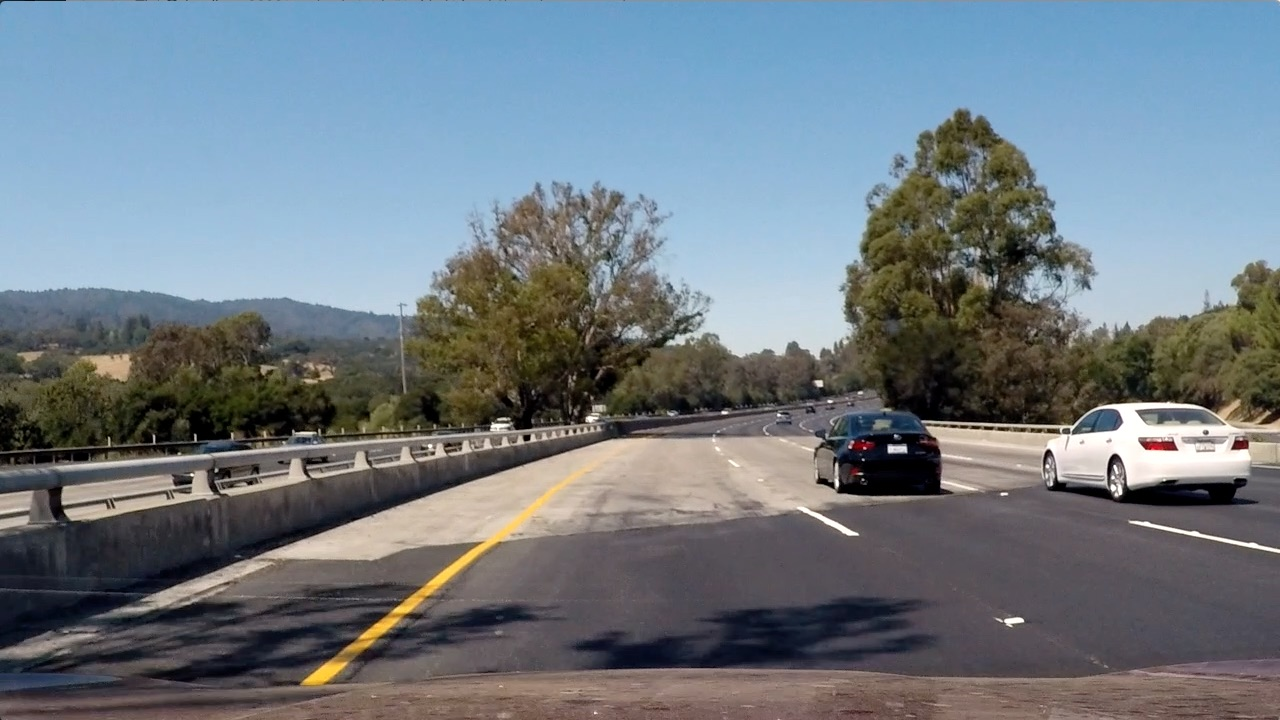
#> input picture test4.jpg, 1280 x 720 px
$ jupyter execute --allow-errors 'color and gradient.ipynb'   (older library calls are emulated)
#> lines starting #> are read from the running program, lines starting #| are printed output that depends on the picture
[cell 1]
import numpy as np
import cv2
import matplotlib.pyplot as plt
import matplotlib.image as mpimg

[cell 2]
# Edit this function to create your own pipeline.
def pipeline(img, s_thresh=(170, 255), sx_thresh=(20, 100)):
    img = np.copy(img)
    # Convert to HLS color space and separate the V channel
    hls = cv2.cvtColor(img, cv2.COLOR_RGB2HLS)
    l_channel = hls[:,:,1]
    s_channel = hls[:,:,2]
    # Sobel x
    sobelx = cv2.Sobel(l_channel, cv2.CV_64F, 1, 0) # Take the derivative in x
    abs_sobelx = np.absolute(sobelx) # Absolute x derivative to accentuate lines away from horizontal
    scaled_sobel = np.uint8(255*abs_sobelx/np.max(abs_sobelx))

    # Threshold x gradient
    sxbinary = np.zeros_like(scaled_sobel)
    sxbinary[(scaled_sobel >= sx_thresh[0]) & (scaled_sobel <= sx_thresh[1])] = 1

    # Threshold color channel
    s_binary = np.zeros_like(s_channel)
    s_binary[(s_channel >= s_thresh[0]) & (s_channel <= s_thresh[1])] = 1
    # Stack each channel
    color_binary = np.dstack(( np.zeros_like(sxbinary), sxbinary, s_binary)) * 255
    return color_binary

[cell 3]
## img = np.copy(image)
# Convert to HLS color space and separate the V channel
img = mpimg.imread('test4.jpg')
#> img is the input picture: shape (720, 1280, 3); mean R, G, B 112.2, 122.7, 130.9
hls = cv2.cvtColor(img, cv2.COLOR_RGB2HLS)
#> hls: shape (720, 1280, 3); mean of channels 0, 1, 2 80.5, 121.4, 71.8
h_channel = hls[:,:,0]
l_channel = hls[:,:,1]
s_channel = hls[:,:,2]
f, axarr = plt.subplots(2, 2, figsize=(20,10))
axarr[0,0].imshow(img)
axarr[0,1].imshow(h_channel, cmap='gray')
axarr[1,0].imshow(l_channel, cmap='gray')
axarr[1,1].imshow(s_channel, cmap='gray')

[cell 4]
hsv = cv2.cvtColor(img, cv2.COLOR_RGB2HSV)
#> hsv: shape (720, 1280, 3); mean H, S, V 80.5, 71.4, 140.7
h_hsvchannel = hsv[:,:,0]
s_hsvchannel = hsv[:,:,1]
v_hsvchannel = hsv[:,:,2]
f, axarr = plt.subplots(2, 2, figsize=(20,10))
axarr[0,0].imshow(img)
axarr[0,1].imshow(h_hsvchannel, cmap='gray')
axarr[1,0].imshow(s_hsvchannel, cmap='gray')
axarr[1,1].imshow(v_hsvchannel, cmap='gray')

[cell 5]
v_hsvthresh = (220, 255)
s_thresh=(170, 255)
#sx_thresh=(20, 100)
# Threshold color channel
v_hsvbinary = np.zeros_like(v_hsvchannel)
v_hsvbinary[(v_hsvchannel >= v_hsvthresh[0]) & (v_hsvchannel <= v_hsvthresh[1])] = 1
# Threshold color channel
s_binary = np.zeros_like(s_channel)
s_binary[(s_channel >= s_thresh[0]) & (s_channel <= s_thresh[1])] = 1
# Plot the result
f, (ax1, ax2) = plt.subplots(1, 2, figsize=(24, 9))
f.tight_layout()

ax1.imshow(s_binary, cmap='gray')
ax1.set_title('s hls mask', fontsize=40)

ax2.imshow(v_hsvbinary, cmap='gray')
ax2.set_title('v hsv mask', fontsize=40)
plt.subplots_adjust(left=0., right=1, top=0.9, bottom=0.)
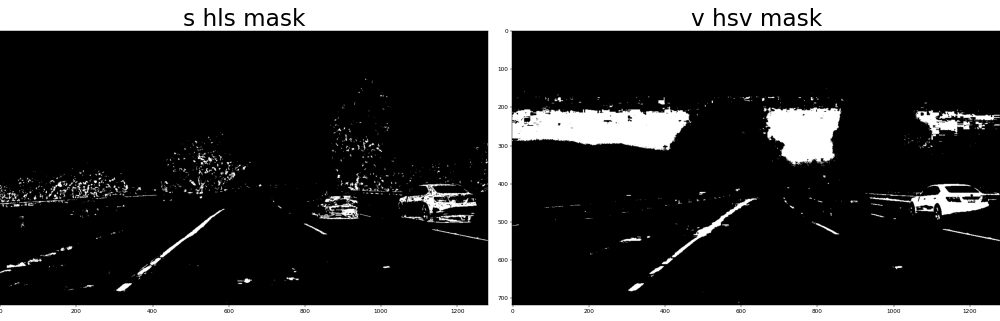
#> figure drawn by matplotlib, 2 panels

[cell 6]
# Sobel x
sobelx = cv2.Sobel(l_channel, cv2.CV_64F, 1, 0) # Take the derivative in x
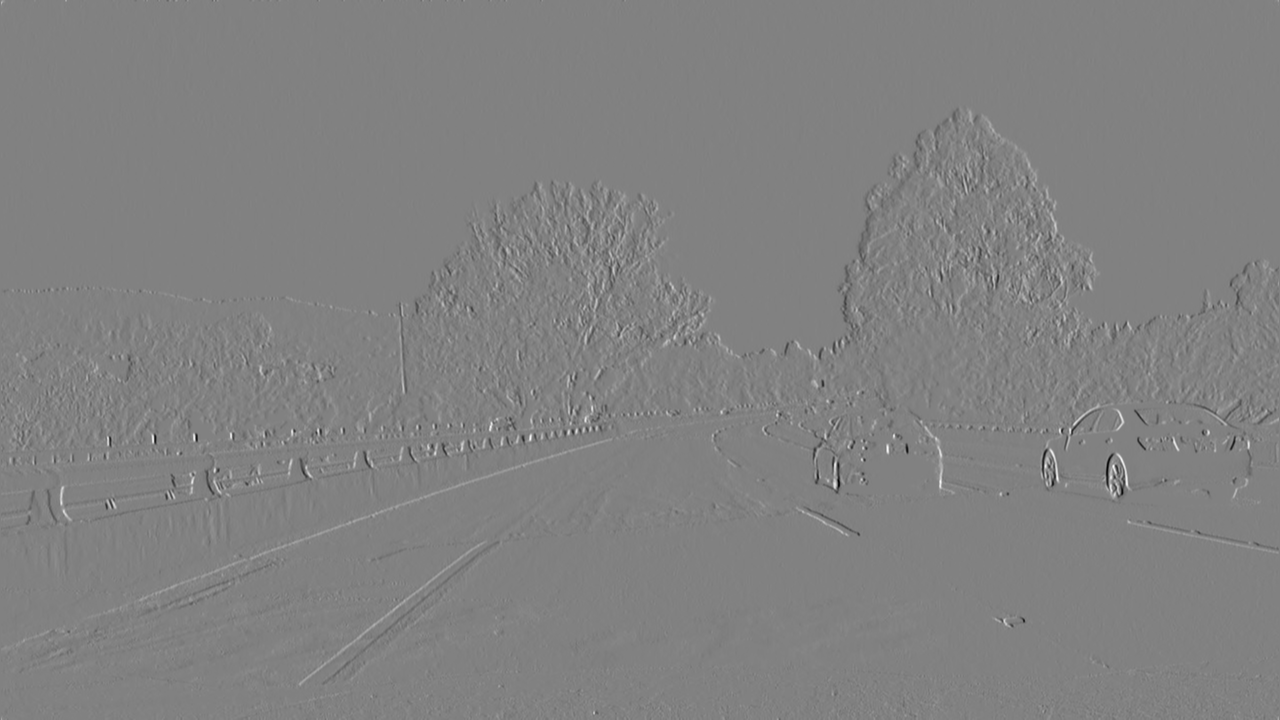
#> sobelx: shape (720, 1280) float64; min -862, max 835, mean 0.1; drawn with min black and max white
abs_sobelx = np.absolute(sobelx) # Absolute x derivative to accentuate lines away from horizontal
scaled_sobel = np.uint8(255*abs_sobelx/np.max(abs_sobelx))

# Threshold x gradient
sxbinary = np.zeros_like(scaled_sobel)
#> (the rest of this cell did not finish here and is left out)

[cell 7]
#image = mpimg.imread('bridge_shadow.jpg')
image = mpimg.imread('test1.jpg')
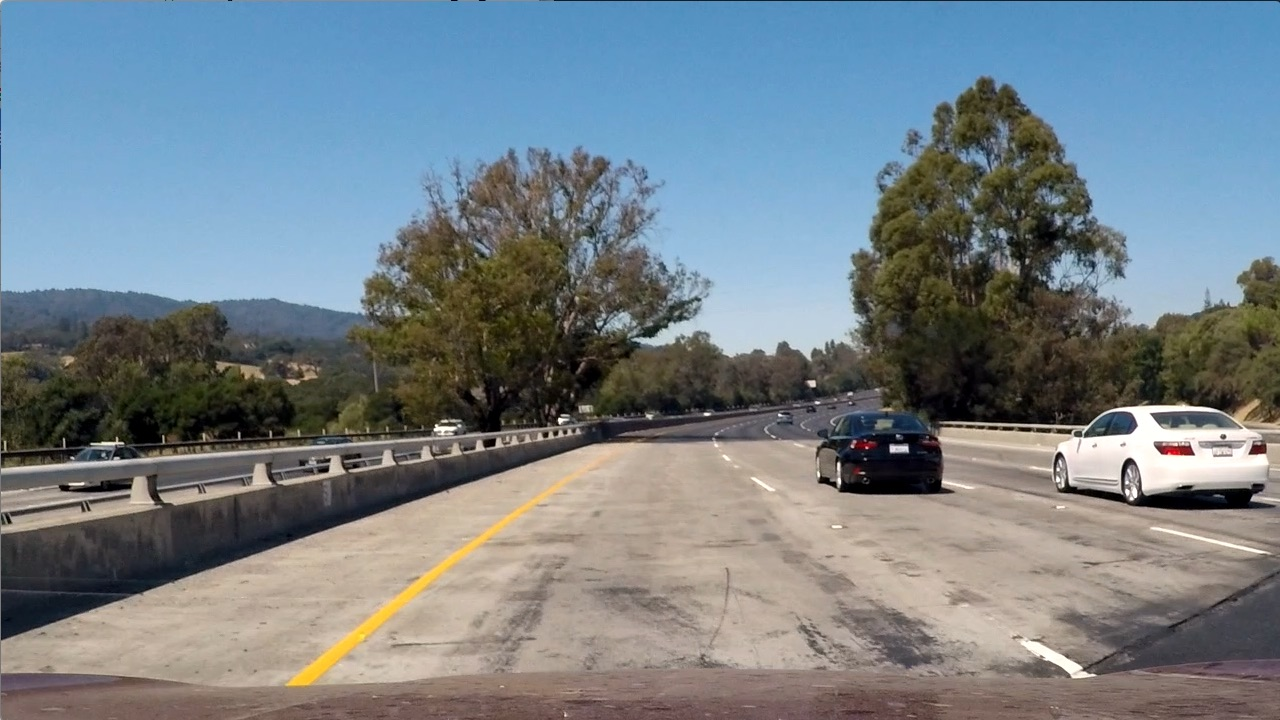
#> input picture test1.jpg, 1280 x 720 px
#> image is the input picture: shape (720, 1280, 3); mean R, G, B 117.5, 128.7, 135.5


result = pipeline(image)
#> in pipeline, `hls = cv2.cvtColor(img, cv2.COLOR_RGB2HLS)`: hls: shape (720, 1280, 3); mean of channels 0, 1, 2 60.2, 126.7, 74.4
#> in pipeline, `s_channel = hls[:,:,2]`:
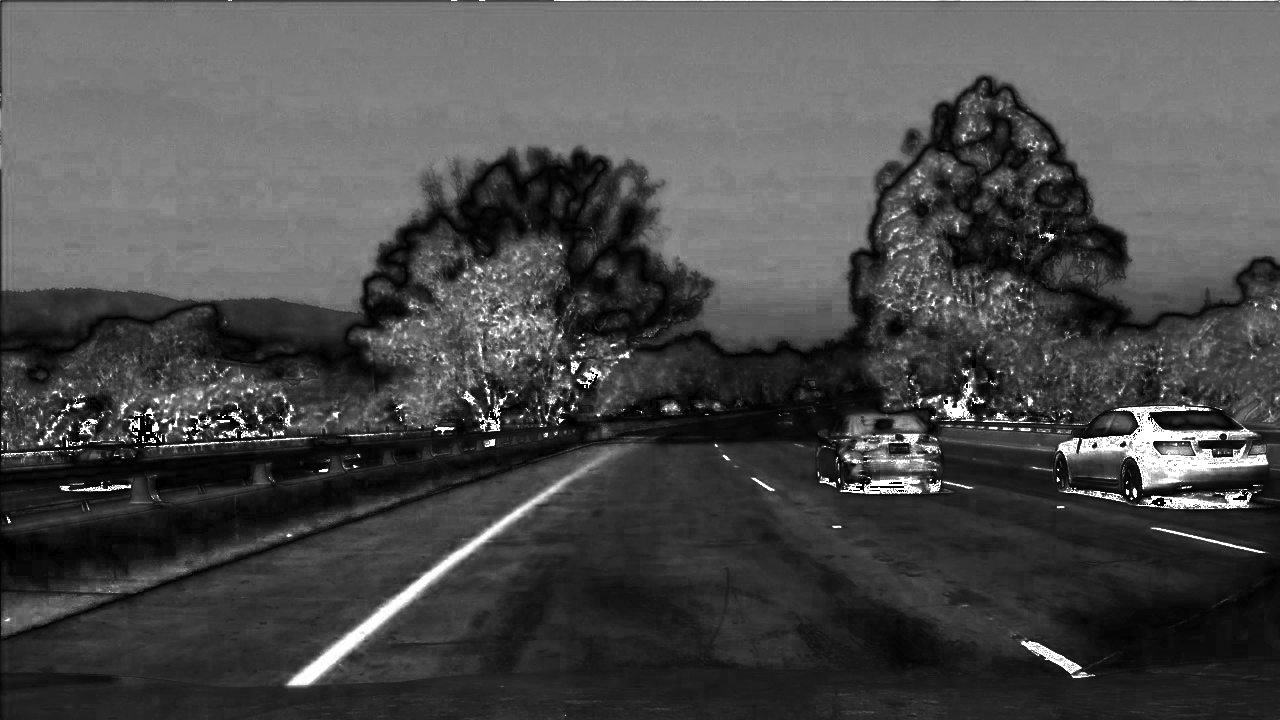
#> s_channel: shape (720, 1280); min 0, max 255, mean 74.4
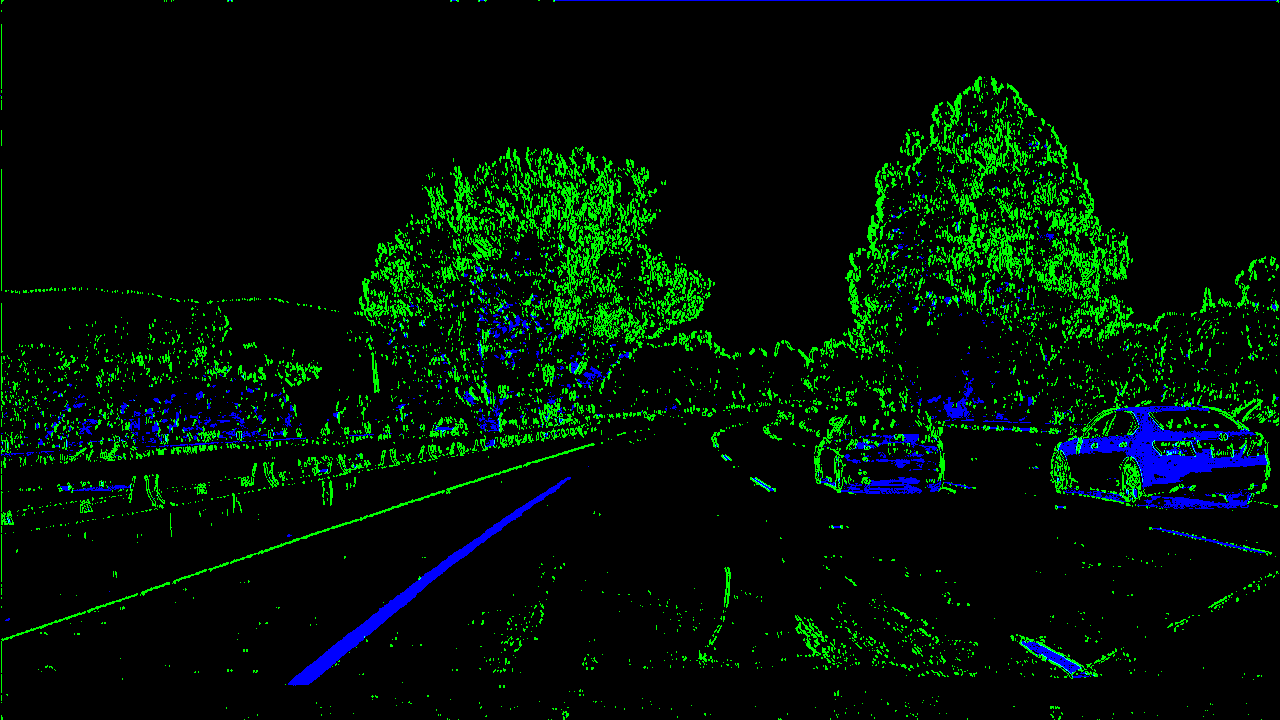
#> result: shape (720, 1280, 3); mean R, G, B 0, 16.8, 5.3

# Plot the result
f, (ax1, ax2) = plt.subplots(1, 2, figsize=(24, 9))
f.tight_layout()

ax1.imshow(image)
ax1.set_title('Original Image', fontsize=40)

ax2.imshow(result)
ax2.set_title('Pipeline Result', fontsize=40)
plt.subplots_adjust(left=0., right=1, top=0.9, bottom=0.)
